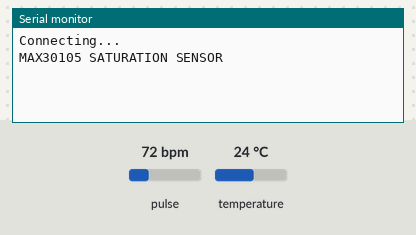
A program run on a simulated ESP8266 (NodeMCU). Shown: the last lines printed to the serial monitor. Inputs (shaded band) come from the test bench; at power-on: pulse 72 bpm, temperature 24 °C. WiFi joins after 1.5 s; servers stay silent unless stated; uploads are accepted with an empty reply.

Above: at 2.3 s.
2.4 s: pulse set to 42 bpm
At 6.1 s:
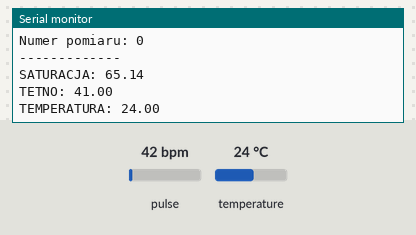
6.4 s: temperature set to 12 °C
7.9 s: pulse set to 70 bpm
At 9.2 s:
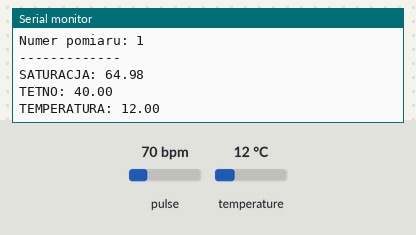
9.4 s: pulse set to 59 bpm
At 19.3 s:
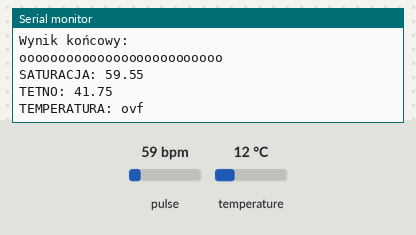
Timing chart, 0 to 20.7 s (numbered marks = the images above; inputs shaded):
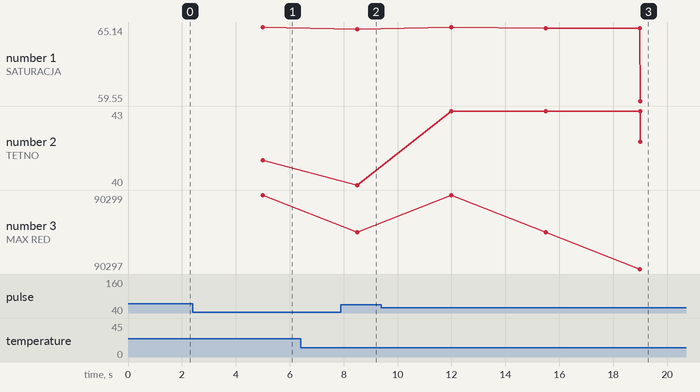

Measured:
- after the input at 2.4 s, the serial monitor: prints a new line after 2.6 s (image 1)
- after the input at 7.9 s, the serial monitor: prints a new line after 0.60 s (image 2)
- after the input at 9.4 s, the serial monitor: prints a new line after 2.6 s (image 3)
- plotted number 1: 64.98 → 59.55 after the input at 9.4 s
- plotted number 2: 41 → 40 after the input at 7.9 s, 40 → 41.75 after the input at 9.4 s

The program:

main.cpp
```cpp
#include <ESP8266WiFi.h>
#include <ESP8266HTTPClient.h>
#include <Wire.h>
#include <MAX30105.h>
#include <heartRate.h>
#include <ArduinoJson.h>


HTTPClient http;
const char* wifi_name = "LEON.PL_8214_2G";
const char* password = "27b482aa";
String serverName = "http://192.168.0.107:3000";

bool canSendData = false;
uint32_t measurementCount = 0;
constexpr size_t measurementSize = 4;

MAX30105 particleSensor;
double R = 0;
uint32_t treshold = 500;
uint32_t IR = 0;
uint32_t RED = 0;
uint32_t maxIR = 0;
uint32_t minIR = 0;
uint32_t maxRED = 0;
uint32_t minRED = 0;
uint32_t size = 1000;
constexpr size_t numberOfSamples = 1000;


double hrValues[measurementSize]{0};
double spo2Values[measurementSize]{0};
float temperatureValues[measurementSize]{0};

uint32_t heartRateValues[numberOfSamples]{0};
uint32_t iter = 0;
long lastBeat = 0;
float beatsPerMinute;
boolean configuring = true;

void setup() {
  Serial.begin(115200);
  WiFi.begin(wifi_name,password);
  Serial.println("Connecting...");

    Serial.println("MAX30105 SATURATION SENSOR");

    while(particleSensor.begin(Wire, I2C_SPEED_FAST)==false) {
      Serial.println("Put finger");
    }


  byte ledBrightness = 70;
  byte sampleAverage = 1;
  byte ledMode = 2;
  int sampleRate = 400;
  int pulseWidth = 69;
  int adcRange = 16384;

  particleSensor.setup(ledBrightness, sampleAverage, ledMode, sampleRate, pulseWidth, adcRange); //Configure sensor with these settings

}

void setupMeasurements(){
      if(configuring==true && IR != 0 && RED != 0) {
        minIR = IR;
        maxIR = IR;
        minRED=RED;
        maxRED=RED;
        configuring = false;
      }
}

void addHeartRateValue(uint32_t irValue) {

if(checkForBeat(irValue)==true ){
        long delta = millis() - lastBeat;
        lastBeat = millis();
        beatsPerMinute = 60 / (delta / 1000.0);
        if(beatsPerMinute>20 && beatsPerMinute<255) {
          heartRateValues[iter] = beatsPerMinute;
        }


      }
}

double getBloodSaturation() {
        double meanRED =  (maxIR+minIR)/2;
        double meanIR = (maxRED+minRED)/2;
        double acRed = maxIR-minIR;
        double acIr = maxRED-minRED;
        R = (acRed/meanRED)/(acIr/meanIR);
        Serial.println(R);
        double SPO2 = 110 - 25*R;
        if(SPO2 > 100) {
          SPO2 = 100.0;
        }
        return SPO2;
}

double getHeartRate() {
          uint32_t hrBeatsCount = 0;
          uint32_t hrSum = 0;

          for(size_t i=0; i<size;i++) {
            if(heartRateValues[i]!=0){
              hrBeatsCount++;
              hrSum += heartRateValues[i];
            }

          }
          double pulse = (hrSum)/hrBeatsCount;
  return pulse;
}

void reset() {
    measurementCount +=1;
    iter = 0;
    maxRED = RED;
    minRED = RED;
    maxIR = IR;
    minIR = IR;
}

void setMaxAndMinValues(uint32_t IR,uint32_t RED) {
if(maxIR < IR) {
        maxIR = IR;
      }

      if(minIR > IR) {
        minIR = IR;
      }

      if(maxRED < RED) {
        maxRED = RED;
      }
      if(minRED > RED) {
        minRED = RED;
      }
}

void getSampleAndCheckSensor(){
  particleSensor.nextSample();
  particleSensor.check();
}

bool sensorCanSendData(){
  return particleSensor.available()>0;
}

void sendData(double bloodSaturation,double heartRate, float temperature) {
    Serial.println("");
    Serial.println("oooooooooooooooooooooooooo");
    Serial.println("Wynik końcowy: ");
    Serial.println("oooooooooooooooooooooooooo");
    Serial.print("SATURACJA: ");
    Serial.println(bloodSaturation);
    Serial.print("TETNO: ");
    Serial.println(heartRate);
    Serial.print("TEMPERATURA: ");
    Serial.println(temperature);

  if(canSendData) {
    DynamicJsonDocument doc(2048);
    doc["saturation"] = bloodSaturation;
    doc["pulse"] = heartRate;
    doc["temperature"] = temperature;
    String json;
    serializeJson(doc, json);
    http.begin("http://192.168.0.107:3000/addMeasurement");
    http.addHeader("Content-Type", "application/json");
    http.POST(json);
    Serial.print(http.getString());
    http.end();
    canSendData = false;
  }
}

void loop() {

  if(WiFi.isConnected()) {

    getSampleAndCheckSensor();
    if (sensorCanSendData()) {


      IR = particleSensor.getFIFOIR();
      RED = particleSensor.getFIFORed();

      uint32_t irValue = particleSensor.getIR();

      if(iter > treshold) {

        setupMeasurements();
        addHeartRateValue(irValue);

        if(iter==numberOfSamples) {

        Serial.print("MAX RED: ");
        Serial.println(maxRED);
        Serial.print("MIN RED: ");
        Serial.println(minRED);

        Serial.print("MAX IR: ");
        Serial.println(maxIR);
        Serial.print("MIN IR: ");
        Serial.println(minIR);

        double bloodSaturation = getBloodSaturation();
        double heartRate = getHeartRate();
        float temperature = particleSensor.readTemperature();
        Serial.print("Numer pomiaru: ");
        Serial.println(measurementCount);
        Serial.println("-------------");
        Serial.print("SATURACJA: ");
        Serial.println(bloodSaturation);
        Serial.print("TETNO: ");
        Serial.println(heartRate);
        Serial.print("TEMPERATURA: ");
        Serial.println(temperature);

        spo2Values[measurementCount] = bloodSaturation;
        hrValues[measurementCount] = heartRate;
        temperatureValues[measurementCount] = temperature;

        if (measurementCount == measurementSize)
        {
          canSendData = true;
          double spo2Sum =0;
          double hrSum =0;
          double tempSum =0;

          for(size_t i=0; i<measurementSize;i++) {
            spo2Sum += spo2Values[i];
            hrSum += hrValues[i];
            tempSum += temperatureValues[i];
          }
          double spo2 = spo2Sum/measurementSize;
          double hr = hrSum/measurementSize;
          float temp = tempSum/measurementSize;

          float standard = 24.5;
          if(temp > standard) {
            float diffUpper = temp - standard;
            float cTempFactorUpper = (diffUpper*0.1);
            float tempUpper = 36.6+cTempFactorUpper;
            sendData(spo2, hr,tempUpper);
          } else {
            float diffUnder = standard - temp;
            float cTempFactorUnder = (diffUnder*0.1);
            float tempUnder = 36.6-cTempFactorUnder;
            sendData(spo2, hr,tempUnder);
          }


          measurementCount = 0;
        }


        reset();

      }


      setMaxAndMinValues(IR,RED);
      }

      particleSensor.nextSample();
      iter += 1;
  }

    Serial.flush();
  }

}
```
